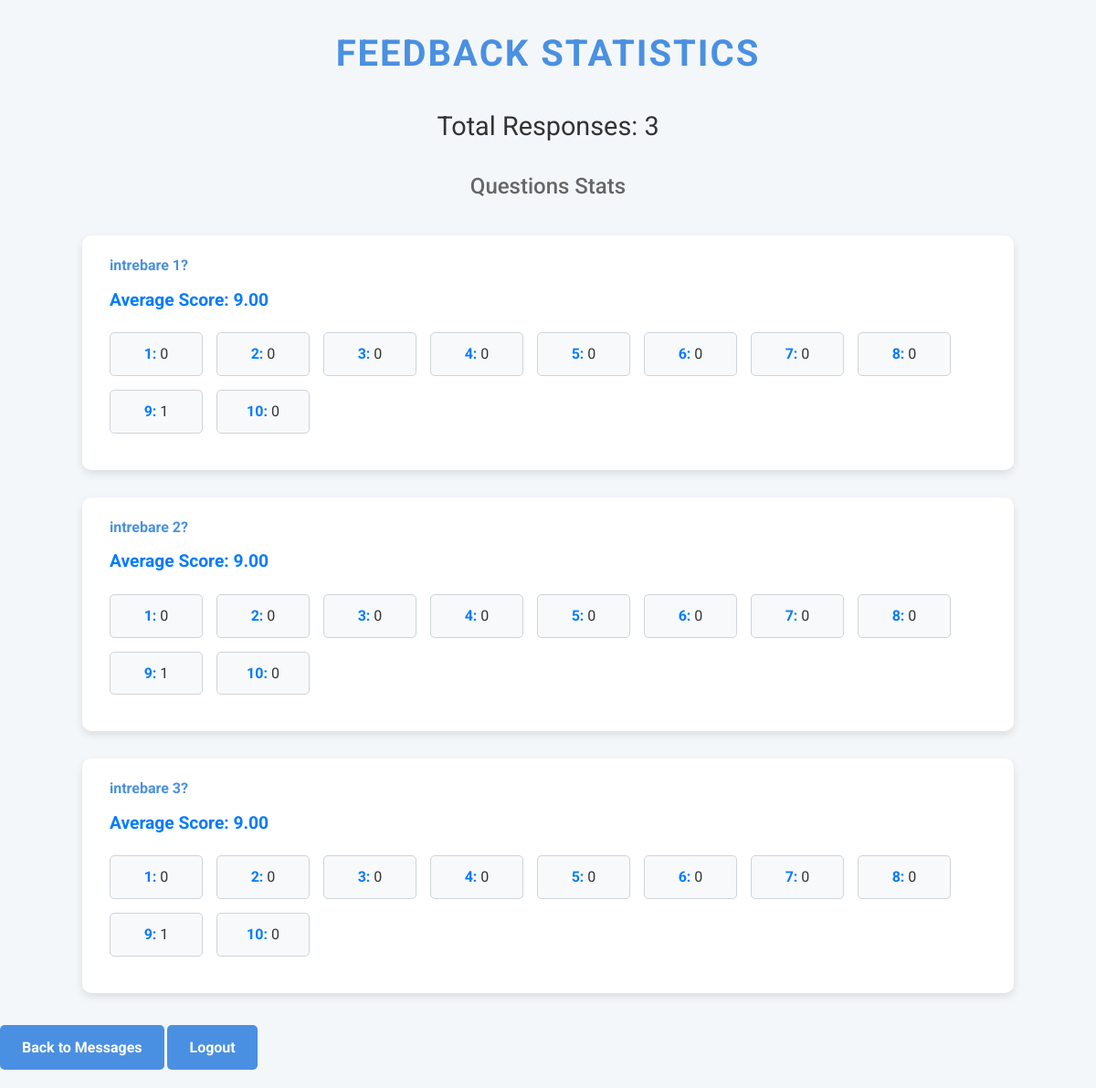
The page /statistics (signed in) on the database its author committed.
### app.py (models this page shows, shortened)
class Question(db.Model):
    id = db.Column(db.Integer, primary_key=True)
    text = db.Column(db.String(255),  nullable=False)

### app.py (the view)
@app.route('/statistics', methods=['GET'])
@login_required
def statistics():
    all_answers = UserAnswer.query.all()
    all_additional_texts = AdditionalText.query.all()  # This retrieves all the messages
    all_questions = Question.query.all()
    statistics = {
        'total': len(all_answers),
        'question_stats': {},
        'averages': {}  # Store averages for each question
    }
    emoji_mapping = {
        '1': 'Very Poor',
        '2': 'Poor',
        '3': 'Fair',
        '4': 'Below average',
        '5': 'Average',
        '6': 'Good',
        '7': 'Very Good',
        '8': 'Excellent',
        '9': 'Exceptional',
        '10': 'Perfect'
    }
    for question in all_questions:
        question_answers = [answer for answer in all_answers if answer.question == question.text]  # Use question.text
        counts = {
            'Very Poor': sum(1 for a in question_answers if a.answer == '1'),
            'Poor': sum(1 for a in question_answers if a.answer == '2'),
            'Fair': sum(1 for a in question_answers if a.answer == '3'),
            'Below average': sum(1 for a in question_answers if a.answer == '4'),
            'Average': sum(1 for a in question_answers if a.answer == '5'),
            'Good': sum(1 for a in question_answers if a.answer == '6'),
            'Very Good': sum(1 for a in question_answers if a.answer == '7'),
            'Excellent': sum(1 for a in question_answers if a.answer == '8'),
            'Exceptional': sum(1 for a in question_answers if a.answer == '9'),
            'Perfect': sum(1 for a in question_answers if a.answer == '10'),
        }
        statistics['question_stats'][question.text] = counts  # Use question.text for the key
        total_score = 0
        answer_count = 0
        for answer in question_answers:
            try:
                total_score += int(answer.answer)  # Convert the answer to an integer
                answer_count += 1
            except ValueError:
                pass  # Skip any non-numeric values
        average = total_score / answer_count if answer_count > 0 else 'No Votes'
        statistics['averages'][question.text] = "{:.2f}".format(average) if isinstance(average, float) else average
    return render_template('statistics.html', statistics=statistics, additional_texts=all_additional_texts)

### app.py (called while the page is built)
@login_manager.user_loader
def load_user(user_id):
    return db.session.get(User, int(user_id))

### templates/statistics.html (shortened to what this page needs)
<!DOCTYPE html>
<html lang="en">
<head>
</head>
<body>
    <h1>Feedback Statistics</h1>
    <h2>Total Responses: {{ statistics.total }}</h2>
    <h3>Questions Stats</h3>
    <ul>
        {% for question, counts in statistics.question_stats.items() %}
        <li>
            <strong>{{ question }}</strong>
            <div class="average">Average Score: {{ statistics.averages[question] }}</div>
            <div>
                <div class="grade-container">
                    <div class="grade-item">
                        <span class="grade-number">1:</span> {{ counts['Very Poor'] }}
                    </div>
                    <div class="grade-item">
                        <span class="grade-number">2:</span> {{ counts['Poor'] }}
                    </div>
                    <div class="grade-item">
                        <span class="grade-number">3:</span> {{ counts['Fair'] }}
                    </div>
                    <div class="grade-item">
                        <span class="grade-number">4:</span> {{ counts['Below average'] }}
                    </div>
                    <div class="grade-item">
                        <span class="grade-number">5:</span> {{ counts['Average'] }}
                    </div>
                    <div class="grade-item">
                        <span class="grade-number">6:</span> {{ counts['Good'] }}
                    </div>
                    <div class="grade-item">
                        <span class="grade-number">7:</span> {{ counts['Very Good'] }}
                    </div>
                    <div class="grade-item">
                        <span class="grade-number">8:</span> {{ counts['Excellent'] }}
                    </div>
                    <div class="grade-item">
                        <span class="grade-number">9:</span> {{ counts['Exceptional'] }}
                    </div>
                    <div class="grade-item">
                        <span class="grade-number">10:</span> {{ counts['Perfect'] }}
                    </div>
                </div>
            </div>
        </li>
        {% endfor %}
    </ul>
    <a href="{{ url_for('messages') }}">Back to Messages</a>
    <a href="{{ url_for('logout') }}">Logout</a>
</body>
</html>

### templates/statistics.html (style rules this page uses)
body { font-family: 'Roboto', sans-serif; margin: 0; padding: 0; background-color: #f4f7fa; color: #333; line-height: 1.6; }
h1, h2, h3 { text-align: center; margin-bottom: 20px; }
h1 { color: #4A90E2; font-size: 2.5em; text-transform: uppercase; letter-spacing: 2px; }
h2 { color: #333; font-weight: 400; font-size: 1.8em; }
h3 { color: #666; font-weight: 500; font-size: 1.5em; }
ul { list-style: none; padding: 0; display: flex; flex-direction: column; align-items: center; margin: 0; }
li { background: #fff; border-radius: 10px; padding: 20px 30px; margin: 15px 0; box-shadow: 0 4px 10px rgba(0, 0, 0, 0.1); width: 80%; transition: transform 0.3s, box-shadow 0.3s; overflow-wrap: break-word; word-wrap: break-word; word-break: break-word; }
strong { color: #4A90E2; font-weight: 700; display: block; margin-bottom: 10px; text-align: left; }
.average { color: #007BFF; font-weight: bold; font-size: 1.2em; margin-bottom: 10px; text-align: left; }
a { display: inline-block; margin: 20px auto; padding: 12px 24px; color: #fff; background-color: #4A90E2; border-radius: 5px; text-decoration: none; font-weight: bold; transition: background-color 0.3s, transform 0.3s; }
.grade-container { display: flex; flex-wrap: wrap; gap: 15px; margin: 20px 0; }
.grade-item { background-color: #f8f9fa; border: 1px solid #ced4da; border-radius: 5px; padding: 10px; width: 80px; text-align: center; }
.grade-number { font-weight: bold; color: #007BFF; }

### rows shown on the page
Question: text "intrebare 1?", text "9.00", counts "0", Poor "0", Fair "0", Average "0", Good "0", Excellent "0", Exceptional "1", Perfect "0"
Question: text "intrebare 2?", text "9.00", counts "0", Poor "0", Fair "0", Average "0", Good "0", Excellent "0", Exceptional "1", Perfect "0"
Question: text "intrebare 3?", text "9.00", counts "0", Poor "0", Fair "0", Average "0", Good "0", Excellent "0", Exceptional "1", Perfect "0"

### other values the page prints
{{ statistics.total }} "3"
